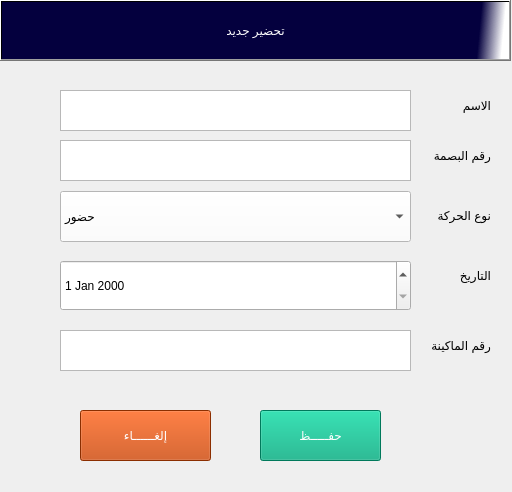
<?xml version="1.0" encoding="UTF-8"?>
<ui version="4.0">
 <class>Dialog</class>
 <widget class="QDialog" name="Dialog">
  <property name="geometry">
   <rect>
    <x>0</x>
    <y>0</y>
    <width>512</width>
    <height>492</height>
   </rect>
  </property>
  <property name="windowTitle">
   <string>Dialog</string>
  </property>
  <widget class="QLabel" name="label_5">
   <property name="geometry">
    <rect>
     <x>410</x>
     <y>330</y>
     <width>81</width>
     <height>31</height>
    </rect>
   </property>
   <property name="styleSheet">
    <string notr="true">font: 10pt &quot;PT Bold Heading&quot;;
color:rgb(0, 0, 0)</string>
   </property>
   <property name="text">
    <string>رقم الماكينة</string>
   </property>
  </widget>
  <widget class="QLabel" name="label">
   <property name="geometry">
    <rect>
     <x>420</x>
     <y>90</y>
     <width>71</width>
     <height>31</height>
    </rect>
   </property>
   <property name="styleSheet">
    <string notr="true">font: 10pt &quot;PT Bold Heading&quot;;
color:rgb(0, 0, 0)</string>
   </property>
   <property name="text">
    <string>الاسم</string>
   </property>
  </widget>
  <widget class="QLabel" name="label_4">
   <property name="geometry">
    <rect>
     <x>410</x>
     <y>140</y>
     <width>81</width>
     <height>31</height>
    </rect>
   </property>
   <property name="styleSheet">
    <string notr="true">font: 10pt &quot;PT Bold Heading&quot;;
color:rgb(0, 0, 0)</string>
   </property>
   <property name="text">
    <string>رقم البصمة </string>
   </property>
  </widget>
  <widget class="QPushButton" name="pushButton_8">
   <property name="geometry">
    <rect>
     <x>0</x>
     <y>0</y>
     <width>511</width>
     <height>61</height>
    </rect>
   </property>
   <property name="styleSheet">
    <string notr="true">background-color:rgb(223, 221, 220);
color:rgb(0, 0, 0);

font: 18pt &quot;Mohammad Annoktah&quot;;
background-color:rgb(223, 221, 220);
color:rgb(0, 0, 0);

font: 18pt &quot;Mohammad Annoktah&quot;;
background-color:qlineargradient(spread:pad, x1:0.506975, y1:0.432, x2:0.99, y2:0.437227, stop:0.900498 rgba(4, 0, 62, 255), stop:1 rgba(255, 255, 255, 255));
color:rgb(255, 255, 255);
font: 15pt &quot;PT Bold Heading&quot;;
</string>
   </property>
   <property name="text">
    <string>تحضير جديد</string>
   </property>
  </widget>
  <widget class="QComboBox" name="CBoxAttendence">
   <property name="geometry">
    <rect>
     <x>60</x>
     <y>191</y>
     <width>351</width>
     <height>51</height>
    </rect>
   </property>
   <property name="styleSheet">
    <string notr="true">background-color:rgb(255, 255, 255);
font: 14pt &quot;MS Shell Dlg 2&quot;;
font: 75 16pt &quot;MS Shell Dlg 2&quot;;
font: 8pt &quot;Simple Bold Jut Out&quot;;
color:rgb(0, 0, 0)

</string>
   </property>
   <item>
    <property name="text">
     <string>حضور</string>
    </property>
   </item>
   <item>
    <property name="text">
     <string>انصراف</string>
    </property>
   </item>
   <item>
    <property name="text">
     <string>بداية اضافي</string>
    </property>
   </item>
   <item>
    <property name="text">
     <string>نهاية اضافي</string>
    </property>
   </item>
   <item>
    <property name="text">
     <string>مستاذن</string>
    </property>
   </item>
   <item>
    <property name="text">
     <string>غياب</string>
    </property>
   </item>
  </widget>
  <widget class="QLabel" name="label_6">
   <property name="geometry">
    <rect>
     <x>410</x>
     <y>200</y>
     <width>81</width>
     <height>31</height>
    </rect>
   </property>
   <property name="styleSheet">
    <string notr="true">font: 10pt &quot;PT Bold Heading&quot;;
color:rgb(0, 0, 0)</string>
   </property>
   <property name="text">
    <string>نوع الحركة</string>
   </property>
  </widget>
  <widget class="QLabel" name="label_7">
   <property name="geometry">
    <rect>
     <x>410</x>
     <y>260</y>
     <width>81</width>
     <height>31</height>
    </rect>
   </property>
   <property name="styleSheet">
    <string notr="true">font: 10pt &quot;PT Bold Heading&quot;;
color:rgb(0, 0, 0)</string>
   </property>
   <property name="text">
    <string>التاريخ</string>
   </property>
  </widget>
  <widget class="QDateEdit" name="dateEditAttendence">
   <property name="geometry">
    <rect>
     <x>60</x>
     <y>260</y>
     <width>351</width>
     <height>51</height>
    </rect>
   </property>
   <property name="styleSheet">
    <string notr="true">font: 63 8pt &quot;Yu Gothic UI Semibold&quot;;</string>
   </property>
  </widget>
  <widget class="QPushButton" name="btnCancelAddingAttendence">
   <property name="geometry">
    <rect>
     <x>80</x>
     <y>410</y>
     <width>131</width>
     <height>51</height>
    </rect>
   </property>
   <property name="styleSheet">
    <string notr="true">background-color:rgb(194, 64, 0);
color:rgb(255, 255, 255);
font: 15pt &quot;PT Bold Heading&quot;;</string>
   </property>
   <property name="text">
    <string>إلغــــــاء</string>
   </property>
  </widget>
  <widget class="QPushButton" name="btnSaveAttendence">
   <property name="geometry">
    <rect>
     <x>260</x>
     <y>410</y>
     <width>121</width>
     <height>51</height>
    </rect>
   </property>
   <property name="styleSheet">
    <string notr="true">background-color:rgb(0, 170, 127);
color:rgb(255, 255, 255);
font: 15pt &quot;PT Bold Heading&quot;;</string>
   </property>
   <property name="text">
    <string>حفـــــظ</string>
   </property>
  </widget>
  <widget class="QTextEdit" name="txtNameAttendence">
   <property name="geometry">
    <rect>
     <x>60</x>
     <y>90</y>
     <width>351</width>
     <height>41</height>
    </rect>
   </property>
  </widget>
  <widget class="QTextEdit" name="txtNmberAttendence">
   <property name="geometry">
    <rect>
     <x>60</x>
     <y>140</y>
     <width>351</width>
     <height>41</height>
    </rect>
   </property>
  </widget>
  <widget class="QTextEdit" name="txtNmberDAttendence">
   <property name="geometry">
    <rect>
     <x>60</x>
     <y>330</y>
     <width>351</width>
     <height>41</height>
    </rect>
   </property>
  </widget>
 </widget>
 <resources/>
 <connections/>
</ui>
